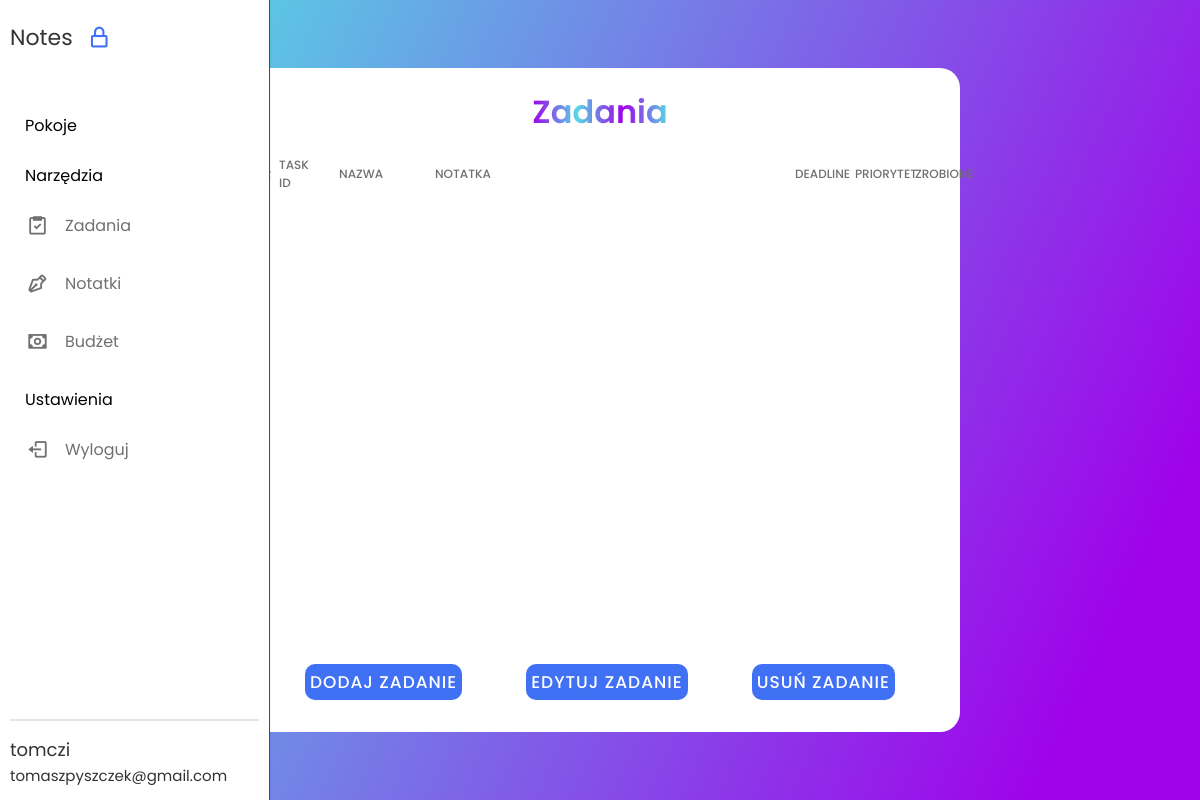
/tasks.php (signed in), run on an earlier commit of the app's database.
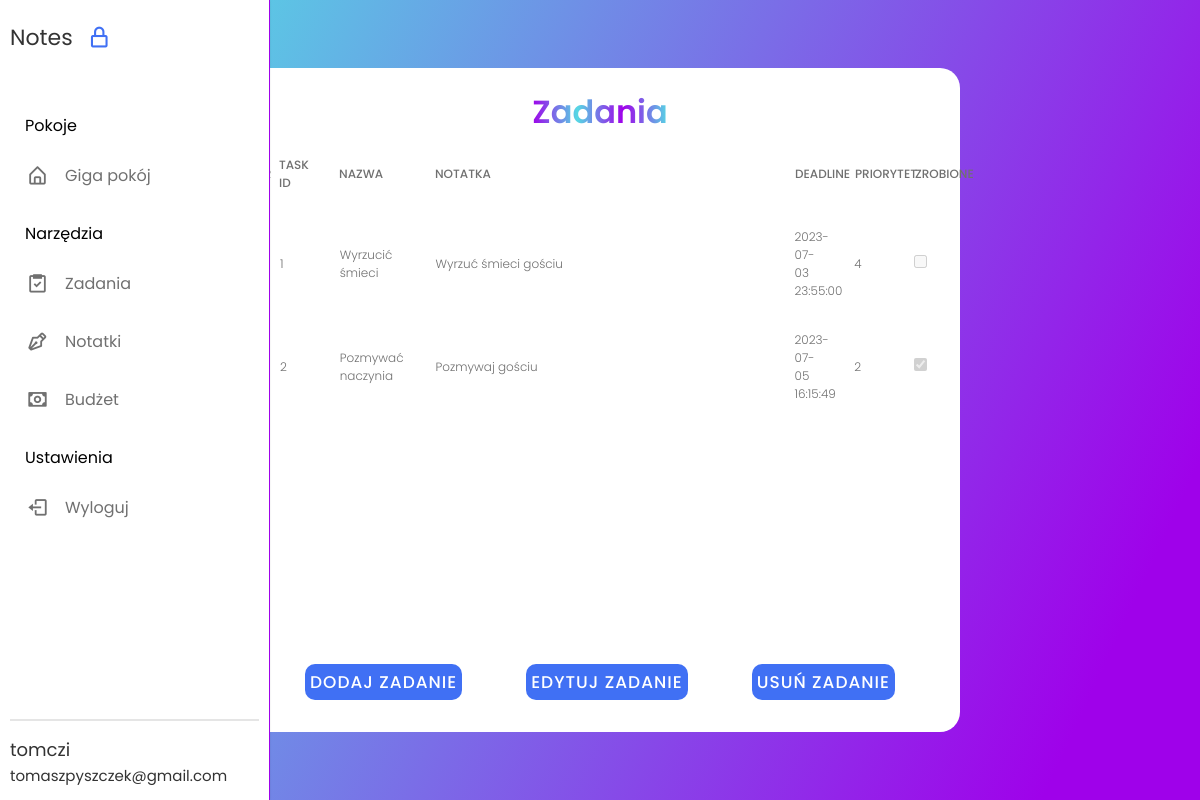
And on a later commit of the database.
### tables this page shows
CREATE TABLE `room` (
  `room_id` int(11) NOT NULL,
  `room_name` varchar(45) DEFAULT 'Giga pokój',
  `user_id` int(11) NOT NULL
);

CREATE TABLE `task` (
  `task_id` int(11) NOT NULL,
  `name` varchar(45) NOT NULL,
  `isdone` tinyint(1) DEFAULT 0,
  `note` varchar(200) DEFAULT NULL,
  `priority` tinyint(5) DEFAULT NULL,
  `deadline` datetime DEFAULT NULL,
  `user_id` int(11) NOT NULL,
  `room_id` int(11) NOT NULL
);

### tasks.php (the view, shortened to what this page needs)
<?php
include "config/config.php";
$pdo3 = new PDO("mysql:host=$host;dbname=$dbname", $user, $password);
$sql6 = "SELECT * FROM task WHERE room_id IN (SELECT room_id FROM room WHERE user_id = :userId)";
$statement = $pdo3->prepare($sql6);
$statement->bindParam(':userId', $_SESSION['user_id']);
$statement->execute();
$tasks = $statement->fetchAll(PDO::FETCH_ASSOC);
?>
<!DOCTYPE html>
<html lang="en">
  <head>
    <link rel="stylesheet" href="create_room_style.css" />
    <link flex href="https://unpkg.com/boxicons@2.1.4/css/boxicons.min.css" rel="stylesheet" />
  </head>
  <body>
    <nav class="sidebar hoverable">
      <div class="logo_items flex">
        <span class="logo_name">Notes</span>
        <i class="bx bx-lock-alt" id="lock-icon" title="Unlock Sidebar"></i>
      </div>
      <div class="menu_container">
        <div class="menu_items">
         <?php include "rooms.php"; ?>
          <ul class="menu_item">
            <div class="menu_title flex">
              <span class="title">Narzędzia</span>
            </div>
            <li class="item">
              <a href="tasks.php" class="link flex">
                <i class="bx bx-task"></i>
                <span>Zadania</span>
              </a>
            </li>
            <li class="item">
                <a href="notes_room.php" class="link flex">
                  <i class="bx bx-pen"></i>
                  <span>Notatki</span>
                </a>
              </li>
              <li class="item">
                <a href="budget.php" class="link flex">
                  <i class="bx bx-money"></i>
                  <span>Budżet</span>
                </a>
              </li>
          <ul class="menu_item">
            <div class="menu_title flex">
              <span class="title">Ustawienia</span>
            </div>
            <li class="item">
              <a href="logout.php" class="link flex">
                <i class="bx bx-log-out"></i>
                <span>Wyloguj</span>
              </a>
            </li>
          </ul>
        </div>
        <div class="sidebar_profile flex">
          <div class="data_text">
            <span class="name"><?php echo $_SESSION['username'] ?> <br> </span>
            <span class="email"><?php echo $_SESSION['mail'] ?></span>
          </div>
        </div>
      </div>
    </nav>
    <div class="tasks-section">
    <span class="title">Zadania</span>
    <div class="tbl-header">
        <table cellpadding="0" cellspacing="0" border="0">
            <thead>
                <tr>
                    <th width="2%">Nr</th>
                    <th width="5%">Task ID</th>
                    <th width="8%">Nazwa</th>
                    <th width="30%">Notatka</th>
                    <th width="5%">Deadline</th>
                    <th width="5%">Priorytet</th>
                    <th width="5%">Zrobione</th>
                </tr>
            </thead>
        </table>
    </div>
    <div class="tbl-content">
        <table id="table" cellpadding="0" cellspacing="0" border="0">
            <tbody>
            <?php
            $rowNumber = 1;
            foreach ($tasks as $task) {
                $isChecked = ($task['isdone'] == 1) ? 'checked' : '';
                ?>
                <tr>
                    <td width="2%"><?php echo $rowNumber++; ?></td>
                    <td width="5%"><?php echo $task['task_id']; ?></td>
                    <td width="8%"><?php echo $task['name']; ?></td>
                    <td width="30%"><?php echo $task['note']; ?></td>
                    <td width="5%"><?php echo $task['deadline']; ?></td>
                    <td width="5%"><?php echo $task['priority']; ?></td>
                    <td width="5%">
                        <input type="checkbox" <?php echo $isChecked; ?> disabled>
                    </td>
                </tr>
            <?php } ?>
            </tbody>
        </table>
    </div>
    <div class="btn-section">
            <div>
                <input type="submit" value="Dodaj zadanie" onclick="popupAdd();">
            </div>
            <div>
                <input type="submit" value="Edytuj zadanie" onclick="popupEdit();">
            </div>
            <div>
            <input type="submit" value="Usuń zadanie" id="delete-task-btn">
            </div>
        </div>
</div>
  </body>
</html>

### rooms.php (shortened to what this page needs)
<?php
include "config/config.php";
$pdo1 = new PDO("mysql:host=$host;dbname=$dbname", $user, $password);
$sql4 = "SELECT * FROM room WHERE user_id = :userId";
$statement = $pdo1->prepare($sql4);
$statement->bindParam(':userId', $_SESSION['user_id']);
$statement->execute();
$rooms = $statement->fetchAll(PDO::FETCH_ASSOC);
?>
        <ul class="menu_item">
            <div class="menu_title flex">
                <span class="title">Pokoje</span>
            </div>
            <?php foreach ($rooms as $room) { ?>
                <li class="item">
                    <a href="#" class="link flex">
                        <i class="bx bx-home-alt"></i>
                        <span><?php echo $room['room_name']; ?></span>
                    </a>
                </li>
            <?php } ?>
        </ul>

What changed in the data, as far as the page shows it:
added room: room_name "Giga pokój"
added task: task_id "1", name "Wyrzucić śmieci", note "Wyrzuć śmieci gościu", deadline "2023-07-03 23:55:00", priority "4"
added task: task_id "2", name "Pozmywać naczynia", note "Pozmywaj gościu", deadline "2023-07-05 16:15:49", priority "2"
